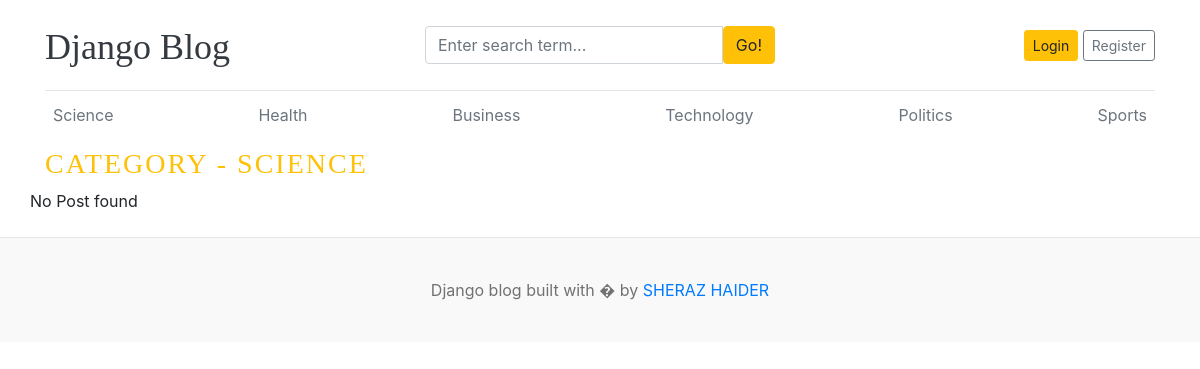
Screenshot of /category/3/ with the database file from the repository.
### blogs/models.py (models this page shows, shortened)
class Catagory(models.Model):
    catagory_name = models.CharField(max_length=50, unique=True)
    created_at = models.DateTimeField(auto_now_add=True)
    updated_at = models.DateTimeField(auto_now=True)
    class Meta:
        verbose_name_plural = "Catagories"

### blogs/views.py (the view)
# urls.py: path('<int:catagory_id>/', views.posts_by_catagory, name='posts_by_catagory'),
def posts_by_catagory(request, catagory_id):
    posts = Blog.objects.filter(catagory=catagory_id, status='published')
    catagory = get_object_or_404(Catagory, pk=catagory_id)
    context = {
        "posts": posts,
        "catagory": catagory,  # selected category
    }
    return render(request, "posts_by_catagory.html", context)

### blogs/context_processors.py (called while the page is built)
def get_catagories(request):
    catagories = Catagory.objects.all()
    return dict(catagories=catagories)

def get_social_links(request):
    social_links = SocialLink.objects.all()
    return dict(social_links=social_links)

### templates/posts_by_catagory.html (shortened to what this page needs)
{% extends "base.html" %}
{% block content %}
<h3 class = "text-uppercase text-warning" style="letter-spacing: 2px;">Category - {{ catagory.catagory_name }}</h3>
  <div class="row mb-2">
    {% if posts %}
    {% for post in posts %}
    <div class="col-md-6">
      <div class="card border-0" >
        <div class="card-body">
          <h3><a href="{% url 'blogs' post.slug %}" class="text-dark">{{ post.title }}</a></h3>
          <small class="mb-1 text-muted">{{ post.created_at|timesince }} ago | {{ post.author }}</small>
          <p class="card-text">{{ post.short_description | truncatewords:25 }}</p>
        </div>
      </div>
    </div>
    {% endfor %}
    {% else %}
    <p>No Post found</p>
    {% endif %}
  </div>
</div>
{% endblock content %}

### templates/base.html (shortened to what this page needs)
{% load static %}
<!DOCTYPE html>
<html lang="en">
<head>
    <link href="https://getbootstrap.com/docs/4.0/dist/css/bootstrap.min.css" rel="stylesheet">
    <link href="{% static 'css/blog.css' %}" rel="stylesheet">
  </head>
<body>
    <div class="container">
      <header class="blog-header py-3">
        <div class="row flex-nowrap justify-content-between align-items-center">
          <div class="col-4 pt-1">
            <a class="blog-header-logo text-dark" href="/">Django Blog</a>
          </div>
          <div class="col-4">
            <form action="{% url 'search' %}" method="GET">
              <div class="input-group">
                        <input class="form-control" type="text" name="keyword" value="{{ keyword }}" placeholder="Enter search term..." aria-label="Enter search term..." aria-describedby="button-search" />
                        <button type="submit" class="btn btn-warning" id="button-search" type="button">Go!</button>
                    </div>
            </form>
          </div>
          <div class="col-4 d-flex justify-content-end align-items-center">
            <a class="btn btn-sm btn-warning" href="#">Login</a> &nbsp;
            <a class="btn btn-sm btn-outline-secondary" href="#">Register</a>
          </div>
        </div>
      </header>
      <div class="nav-scroller py-1 mb-2">
        <nav class="nav d-flex justify-content-between">
            {% for cat in catagories %}
          <a class="p-2 text-muted" href="{% url 'posts_by_catagory' cat.id %}">{{ cat.catagory_name }}</a>
            {% endfor %}
        </nav>
      </div>
{% block content %}{% endblock content %}
<footer class="blog-footer">
  <p>Django blog built with � by <a href="#">SHERAZ HAIDER</a></p>
</footer>
</body>
</html>

### blog_main/static/css/blog.css (style rules this page uses)
.blog-header { border-bottom: 1px solid #e5e5e5; }
.blog-header-logo { font-family: "Playfair Display", Georgia, "Times New Roman", serif; font-size: 2.25rem; }
h1, h2, h3, h4, h5, h6 { font-family: "Playfair Display", Georgia, "Times New Roman", serif; }
.blog-footer { padding: 2.5rem 0; color: #727272; text-align: center; background-color: #f9f9f9; border-top: .05rem solid #e5e5e5; }
.blog-footer p:last-child { margin-bottom: 0; }

### rows the page displays
Catagory: catagory_name "Science", catagory_name "SCIENCE"
Catagory: catagory_name "Health"
Catagory: catagory_name "Business"
Catagory: catagory_name "Technology"
Catagory: catagory_name "Politics"
Catagory: catagory_name "Sports"
